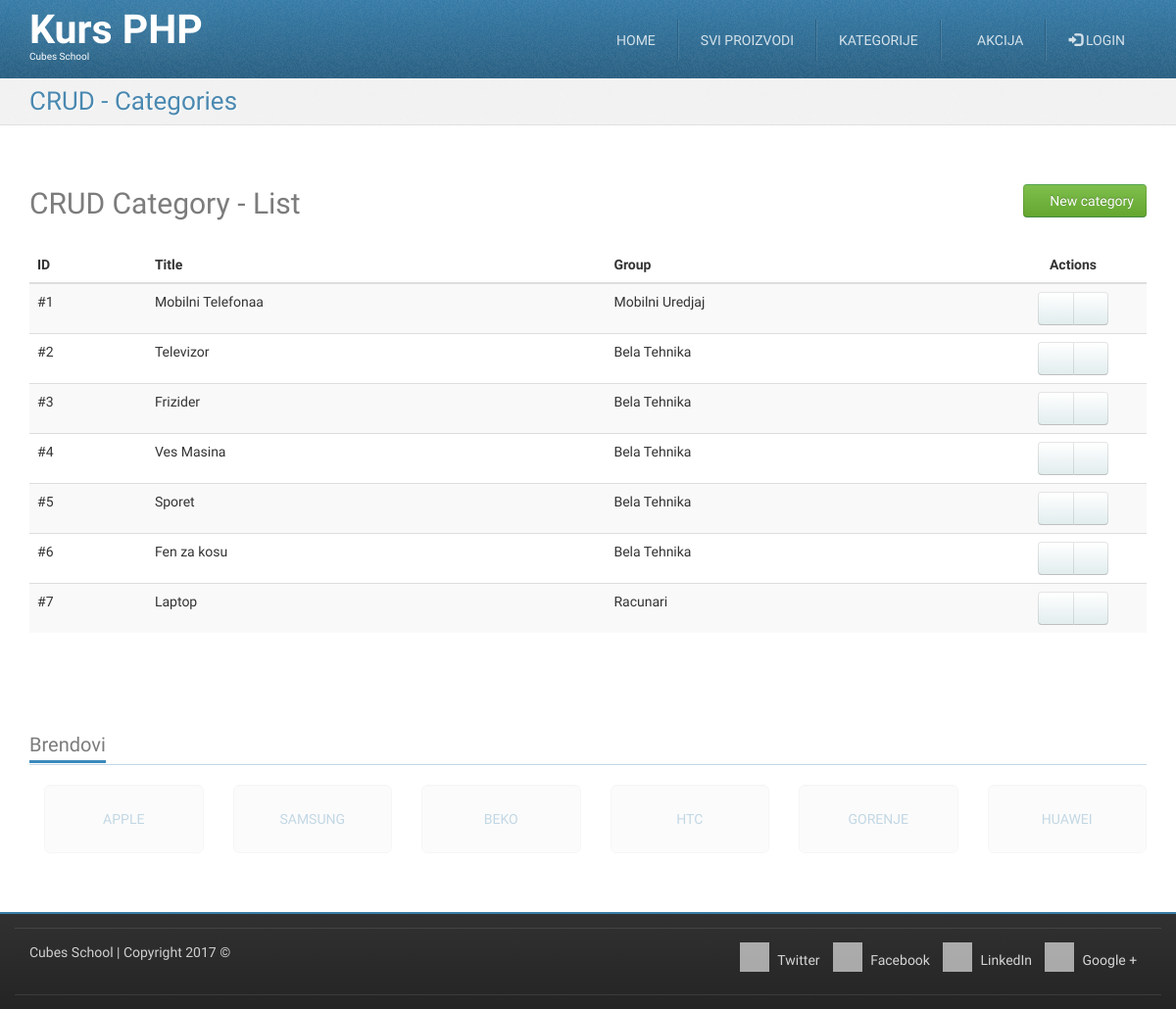
/crud-category-list.php, run on an earlier commit of the app's database.
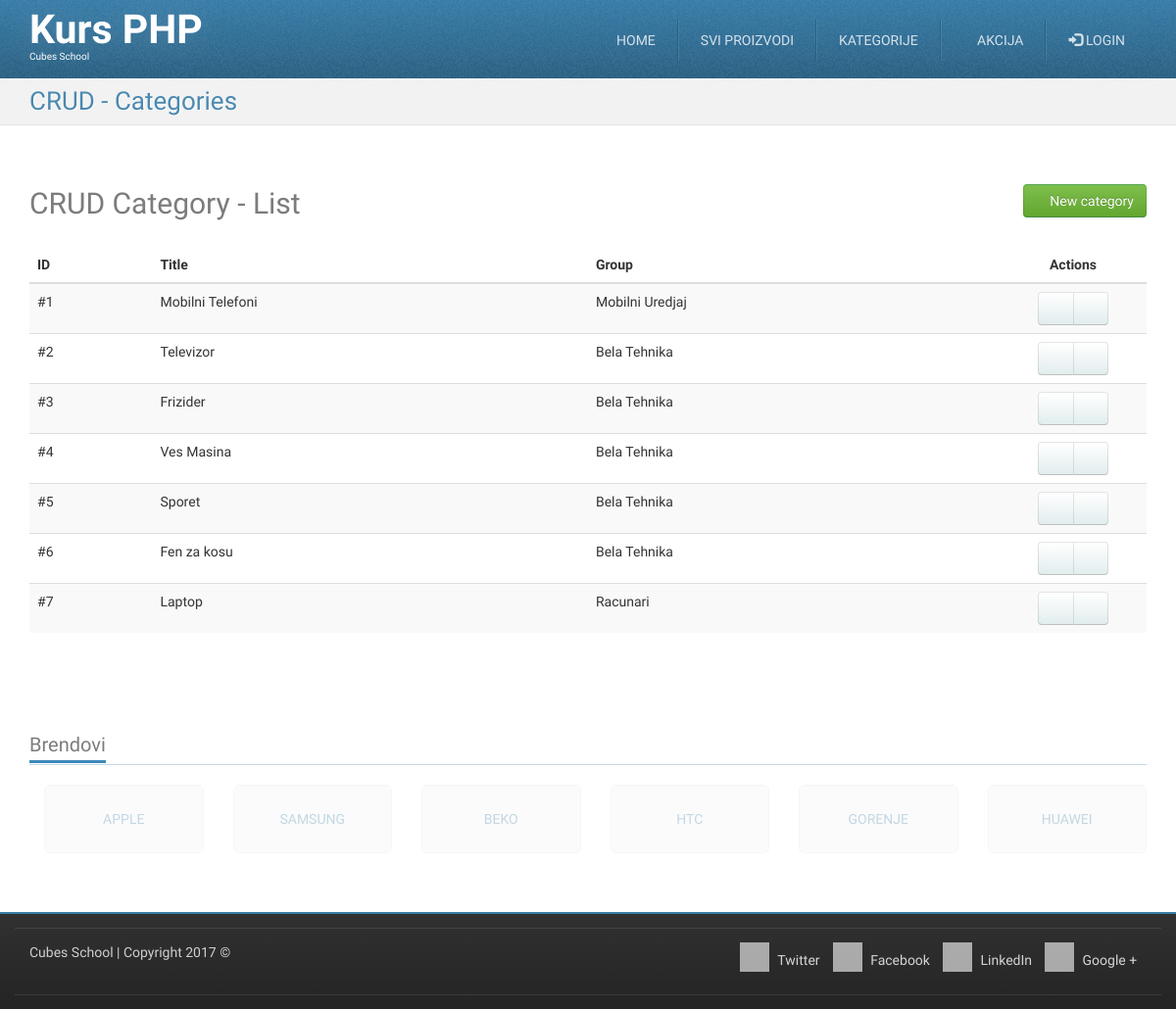
And on a later commit of the database.
### tables this page shows
CREATE TABLE `categories` (
  `id` int(11) NOT NULL,
  `title` char(20) NOT NULL,
  `description` longtext NOT NULL,
  `group_id` int(11) NOT NULL
);

CREATE TABLE `groups` (
  `id` int(11) NOT NULL,
  `title` varchar(255) NOT NULL
);

### crud-category-list.php (called while the page is built, shortened)
<?php
require_once __DIR__ . '/models/m_categories.php';
$categories = categoriesFetchAll();
require_once __DIR__ . '/views/layout/header.php';
require_once __DIR__ . '/views/templates/t_crud-category-list.php';
require_once __DIR__ . '/views/layout/footer.php';

### models/m_categories.php (called while the page is built, shortened)
<?php
require_once __DIR__ . '/m_database.php';
function categoriesFetchAll() {
	$query = "SELECT `categories`.*, `groups`.`title` AS group_title "
			. "FROM `categories` "
			. "LEFT JOIN `groups` ON `categories`.`group_id` = `groups`.`id`";
	return dbFetchAll($query);
}

### models/m_database.php (called while the page is built, shortened)
<?php
function dbGetLink() {
	static $link;
	if (!isset($link)) {
		$link = mysqli_connect('127.0.0.1', 'cubes', 'cubes', 'cubesphp');
	}
	return $link;
}
function dbQuery($query) {
	$link = dbGetLink();
	$result = mysqli_query($link, $query);
	return $result;
}
function dbFetchAll($query) {
	$result = dbQuery($query);
	return mysqli_fetch_all($result, MYSQLI_ASSOC);
}

### views/templates/t_crud-category-list.php (the view)
<div id="highlighted">
	<div class="container">
		<div class="header">
			<h2 class="page-title">
				<span>CRUD - Categories</span>
			</h2>
		</div>
	</div>
</div>
<div id="content">
	<div class="container portfolio">
		<div class="row">
			<div class="col-md-12">
				<h2>
					CRUD Category - List
					<a href="/crud-category-insert.php" class="pull-right btn btn-success">
						<i class="fa fa-plus-circle"></i>
						New category
					</a>
				</h2>
			</div>
		</div>
		<div class="row">
			<div class="col-md-12">
				<table class="table table-striped table-hover">
					<thead>
						<tr>
							<th>ID</th>
							<th>Title</th>
							<th>Group</th>
							<th class="actions text-center">Actions</th>
						</tr>
					</thead>
					<tbody>
						<?php foreach ($categories as $category) {?>
						<tr>
							<td>
								#<?php echo htmlspecialchars($category['id']);?>
							</td>
							<td>
								<?php echo htmlspecialchars($category['title']);?>
							</td>
							<td>
								<?php echo htmlspecialchars($category['group_title']);?>
							</td>
							<td class="text-center">
								<div class="btn-group">
									<a href="/crud-category-edit.php?id=<?php echo htmlspecialchars($category['id']);?>" class="btn btn-default"><i class="fa fa-pencil"></i></a>
									<a href="/crud-category-delete.php?id=<?php echo htmlspecialchars($category['id']);?>" class="btn btn-default"><i class="fa fa-trash"></i></a>
								</div>
							</td>
						</tr>
						<?php }?>
					</tbody>
				</table>
			</div>
		</div>
	</div>
</div>

What changed in the data, as far as the page shows it:
changed categories "Mobilni Uredjaj": title "Mobilni Telefonaa" → "Mobilni Telefoni"
